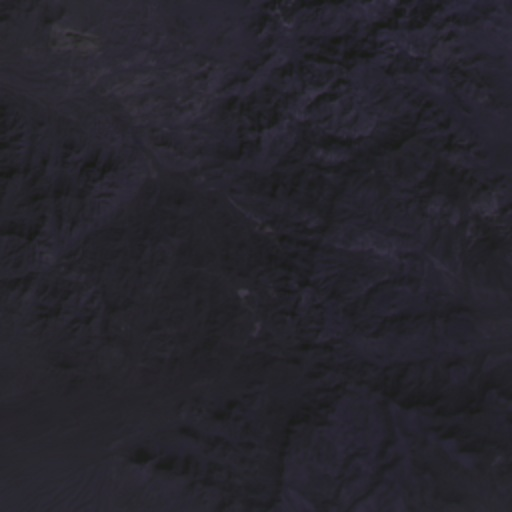
#> input picture input2.jpg, 512 x 512 px; the run also reads 1 picture not shown here
$ python test_tif.py input2.jpg pre2.jpg pre2.jpg
#> lines starting #> are read from the running program, lines starting #| are printed output that depends on the picture
from pathlib import Path
import sys
import numpy
import cv2

TIF_B4 = Path("LC08_L1TP_188028_20210218_20210302_02_T1_B4.TIF")
TIF_B5 = Path("LC08_L1TP_188028_20210218_20210302_02_T1_B5.TIF")
TIF_B8 = Path("LC08_L1TP_188028_20210218_20210302_02_T1_B8.TIF")


def binning2x2(image, offset_x, offset_y):

    n,m = image.shape[:2]

    new_height = (n - offset_y) // 2 + (1 if (n - offset_y) % 2 != 0 else 0)
    new_width = (m -offset_x) // 2 + (1 if (m - offset_x) % 2 != 0 else 0)

    low_img = numpy.zeros((new_height, new_width))

    for i in range(0, n, 2):
        for j in range(0, m, 2):

            #block with offset
            i_offset = i + offset_y
            j_offset = j + offset_x
            if i_offset < n and j_offset < m:
                block = image[i_offset:min(i_offset+2, n), j_offset:min(j_offset+2, m)]
                low_img[i//2, j//2] = numpy.mean(block)

    return low_img

def main() -> int:
    B4 = Path(sys.argv[1]).expanduser() if len(sys.argv) > 1 else TIF_B4
    B5 = Path(sys.argv[2]).expanduser() if len(sys.argv) > 2 else TIF_B5
    B8 = Path(sys.argv[3]).expanduser() if len(sys.argv) > 3 else TIF_B8

    image_B4 = cv2.imread(str(B4), cv2.IMREAD_UNCHANGED)
#> image_B4 is the input picture: shape (512, 512, 3); mean B, G, R 45.2, 37.3, 38.8
    image_B5 = cv2.imread(str(B5), cv2.IMREAD_UNCHANGED)
    image_B8 = cv2.imread(str(B8), cv2.IMREAD_UNCHANGED)


    if image_B4 is None or image_B5 is None or image_B8 is None:
        print("Errore nel caricamento di uno o più file.")
        return 1

    image_B4 = image_B4.astype(numpy.float32) / 16.0
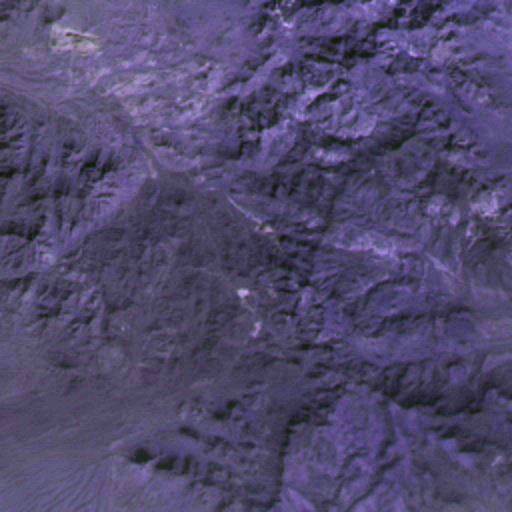
#> image_B4: shape (512, 512, 3) float32; mean B, G, R 2.82, 2.33, 2.42; drawn with min black and max white
    image_B5 = image_B5.astype(numpy.float32) / 16.0
    image_B8 = image_B8.astype(numpy.float32) / 16.0

    print(f"File: {B5.name}")
    print(f"Shape: {image_B5.shape}")
#| Shape: (512, 512, 3)
    print(f"Dtype: {image_B5.dtype}")
#| Dtype: float32
    print("min:", numpy.min(image_B5))
#| min: 1.25
    print("max:", numpy.max(image_B5))
#| max: 5.0
    print("unique sample:", numpy.unique(image_B5[:100, :100])[:20])
#| unique sample: [1.8125 1.875  1.9375 2.     2.0625 2.125  2.1875 2.25   2.3125 2.375
#|  2.4375 2.5    2.5625 2.625  2.6875 2.75   2.8125 2.875  2.9375 3.    ]
    print("\n")

    print(f"File: {B4.name}")
    print(f"Shape: {image_B4.shape}")
#| Shape: (512, 512, 3)
    print(f"Dtype: {image_B4.dtype}")
#| Dtype: float32
    print("min:", numpy.min(image_B4))
#| min: 1.3125
    print("max:", numpy.max(image_B4))
#| max: 4.8125
    print("unique sample:", numpy.unique(image_B4[:100, :100])[:20])
#| unique sample: [1.8125 1.875  1.9375 2.     2.0625 2.125  2.1875 2.25   2.3125 2.375
#|  2.4375 2.5    2.5625 2.625  2.6875 2.75   2.8125 2.875  2.9375 3.    ]
    print("\n")

    print(f"File: {B8.name}")
    print(f"Shape: {image_B8.shape}")
#| Shape: (512, 512, 3)
    print(f"Dtype: {image_B8.dtype}")
#| Dtype: float32
    print("min:", numpy.min(image_B8))
#| min: 1.25
    print("max:", numpy.max(image_B8))
#| max: 5.0
    print("unique sample:", numpy.unique(image_B8[:100, :100])[:20])
#| unique sample: [1.8125 1.875  1.9375 2.     2.0625 2.125  2.1875 2.25   2.3125 2.375
#|  2.4375 2.5    2.5625 2.625  2.6875 2.75   2.8125 2.875  2.9375 3.    ]
    print("\n")

    binned_B8 = binning2x2(image_B8, 0, 0)
#> after the loop in binning2x2, `for i in range(0, n, 2):`:
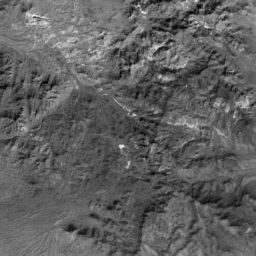
#> low_img: shape (256, 256) float64; min 1.48, max 4.19, mean 2.5; drawn with min black and max white
    print(f"Binned B8 shape: {binned_B8.shape}")
#| Binned B8 shape: (256, 256)

#> (the run stopped early here; a loop or call above may not have finished)
